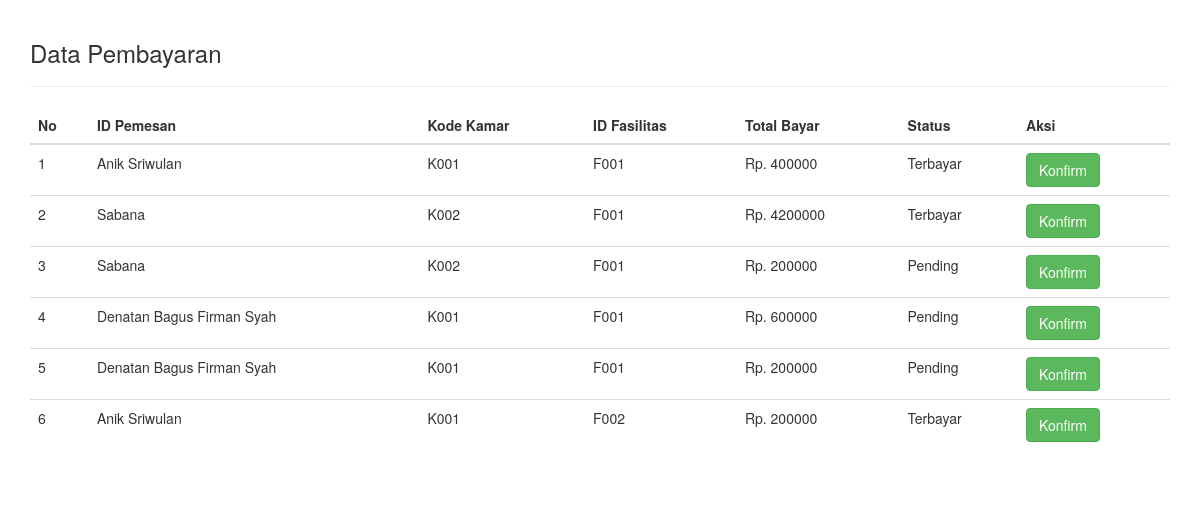
/admin/showPembayaran.php, run on the app's committed database.
### tables this page shows
CREATE TABLE `tb_pembayaran` (
  `id_pembayaran` int(25) NOT NULL,
  `id_reservasi` varchar(25) NOT NULL,
  `nama_tamu` varchar(25) NOT NULL,
  `kode_kamar` varchar(25) NOT NULL,
  `id_fasilitas` varchar(25) NOT NULL,
  `total_bayar` int(25) NOT NULL,
  `status` varchar(25) NOT NULL DEFAULT 'Pending'
);

### admin/showPembayaran.php (the view, shortened to what this page needs)
<!DOCTYPE html>
<html lang="en">
<head>
<link rel="stylesheet" type="text/css" href="//cdn.datatables.net/1.10.11/css/jquery.dataTables.min.css">
<link rel="stylesheet" href="https://maxcdn.bootstrapcdn.com/bootstrap/3.3.7/css/bootstrap.min.css">
</head>
<body>
<?php
    include 'helper/connection.php';
?>
<div class="container" style="padding-top: 20px; padding-bottom: 20px;">
    <h3>Data Pembayaran</h3>
<hr>
<table class="table table-stripped table-hover datatab" align="center">
    <thead>
        <tr>
            <th>No</th>
            <th>ID Pemesan</th>
            <th>Kode Kamar</th>
            <th>ID Fasilitas</th>
            <th>Total Bayar</th>
            <th> Status</th>
            <th>Aksi</th>
        </tr>
    </thead>
    <tbody>
    <?php
        $nomor=1;
        $sql = "SELECT * FROM tb_pembayaran";
        $query = mysqli_query($con, $sql);
        while($data = mysqli_fetch_assoc($query)){
        ?>
        <tr>
            <td><?php echo $nomor; ?></td>
            <td><?php echo $data['nama_tamu']; ?></td>
            <td><?php echo $data['kode_kamar']; ?></td>
            <td><?php echo $data['id_fasilitas']; ?></td>
            <td>Rp. <?php echo $data['total_bayar']; ?></td>
            <td><?php echo $data['status']; ?></td>
            <td>
                <a href="proses/prosesPembayaran.php?id=<?php echo $data['id_reservasi'] ?>" class="btn btn-success">Konfirm</a>
            </td>
        </tr>
        <?php $nomor++; ?>
        <?php } ?>
    </tbody>
</table>

### data on the page
tb_pembayaran: nama_tamu "Anik Sriwulan", kode_kamar "K001", id_fasilitas "F001", total_bayar "400000", status "Terbayar"
tb_pembayaran: nama_tamu "Sabana", kode_kamar "K002", id_fasilitas "F001", total_bayar "4200000", status "Terbayar"
tb_pembayaran: nama_tamu "Sabana", kode_kamar "K002", id_fasilitas "F001", total_bayar "200000", status "Pending"
tb_pembayaran: nama_tamu "Denatan Bagus Firman Syah", kode_kamar "K001", id_fasilitas "F001", total_bayar "600000", status "Pending"
tb_pembayaran: nama_tamu "Denatan Bagus Firman Syah", kode_kamar "K001", id_fasilitas "F001", total_bayar "200000", status "Pending"
tb_pembayaran: nama_tamu "Anik Sriwulan", kode_kamar "K001", id_fasilitas "F002", total_bayar "200000", status "Terbayar"
